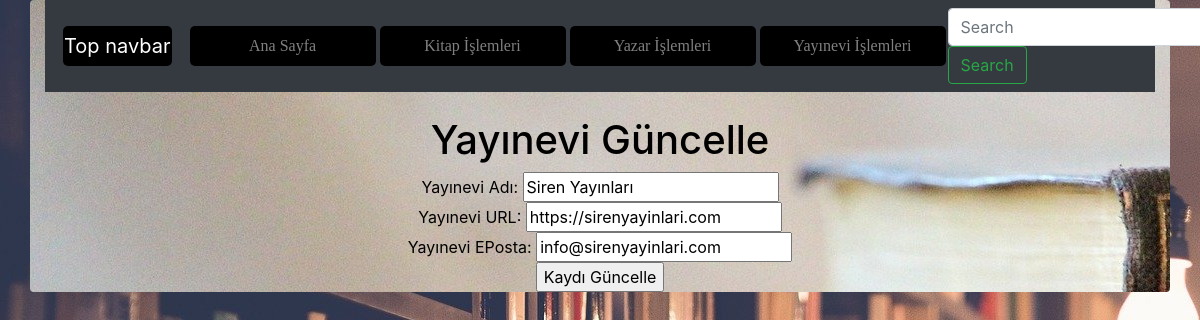
/yayineviguncellenecek.php?YayinEviKayitNo=1, run on the app's committed database.
### tables this page shows
CREATE TABLE `yayinevi` (
  `YayinEviKayitNo` smallint(6) NOT NULL COMMENT 'Yayın Evi Kayıt No',
  `YayinEviKayitTarihi` timestamp NOT NULL DEFAULT current_timestamp() COMMENT 'Yayın Evinin Veri Tabanına Kayıt Edildiği Tarih',
  `YayinEviAdi` varchar(50) NOT NULL COMMENT 'Yayın Evi Adı',
  `YayinEviURL` varchar(100) NOT NULL COMMENT 'Yayın Evinin URL''si',
  `YayinEviEPosta` varchar(100) NOT NULL COMMENT 'Yayın Evi E-postası'
);

### yayineviguncellenecek.php (the view, shortened to what this page needs)
<?php
    require_once("baglanti.php");
    $guncellenecek = mysqli_real_escape_string($baglanti, $_GET["YayinEviKayitNo"]);
    $sorgu = mysqli_query($baglanti, "SELECT * FROM yayinevi WHERE YayinEviKayitNo = $guncellenecek");
    $satir = mysqli_fetch_assoc($sorgu)
?>
<!DOCTYPE html>
<html lang="tr"><head><meta http-equiv="Content-Type" content="text/html; charset=UTF-8">
<link href="bootstrap.min.css" rel="stylesheet">
<link href="bs1.css" rel="stylesheet">
    <link href="./katalog_files/navbar-top.css" rel="stylesheet">
  </head>
  <body>
      <div id="divone" class="container rounded">
    <nav class="navbar navbar-expand-md navbar-dark bg-dark mb-4">
  <a class="navbar-brand" href="https://getbootstrap.com/docs/4.4/examples/navbar-static/#">Top navbar</a>
  <div class="collapse navbar-collapse" id="navbarCollapse">
    <ul class="navbar-nav mr-auto">
      <li class="nav-item">
        <a class="nav-link" href="index.php">Ana Sayfa </a>
      </li>
      <li class="nav-item">
        <a class="nav-link" href="kitap.php">Kitap İşlemleri</a>
      </li>
      <li class="nav-item">
        <a class="nav-link" href="yazar.php">Yazar İşlemleri</a>
      </li>
      <li class="nav-item">
        <a class="nav-link" href="yayinevi.php">Yayınevi İşlemleri</a>
      </li>
    </ul>
    <form class="form-inline mt-2 mt-md-0">
      <input class="form-control mr-sm-2" type="text" placeholder="Search" aria-label="Search">
      <button class="btn btn-outline-success my-2 my-sm-0" type="submit">Search</button>
    </form>
  </div>
</nav>
<main role="main" class="container">
<h1>Yayınevi Güncelle</h1>
        <form action="yayinevi_guncellendi.php" method="post">
            Yayınevi Adı: <input type="text" value="<?php echo $satir["YayinEviAdi"] ;?>" name="YayinEviAdi"><br>
            Yayınevi URL: <input type="text" value="<?php echo $satir["YayinEviURL"] ;?>" name="YayinEviURL"><br>
            Yayınevi EPosta: <input type="text" value="<?php echo $satir["YayinEviEPosta"] ;?>" name="YayinEviEPosta"><br>
            <input type="submit" value="Kaydı Güncelle">
        </form>
</main>
      </div>
</body></html>

### bs1.css (style rules this page uses)
body { background-image: url(resim.jpg); }
#divone { background-image: url(resim3.jpg); color: black; margin-bottom: 10px; text-align: center; }
.nav-item { width: 190px; }
.nav-item a { color: wheat; font-family: cursive; transition-duration: 0.4s; }
a { color: crimson; text-decoration-line: none; background-color: black; border-radius: 5px; margin: 2px; padding: 1px; }

### navbar-top.css (style rules this page uses)
body { min-height: 75rem; }

### data on the page
yayinevi: YayinEviAdi "Siren Yayınları", YayinEviURL "https://sirenyayinlari.com", YayinEviEPosta "info@sirenyayinlari.com"
